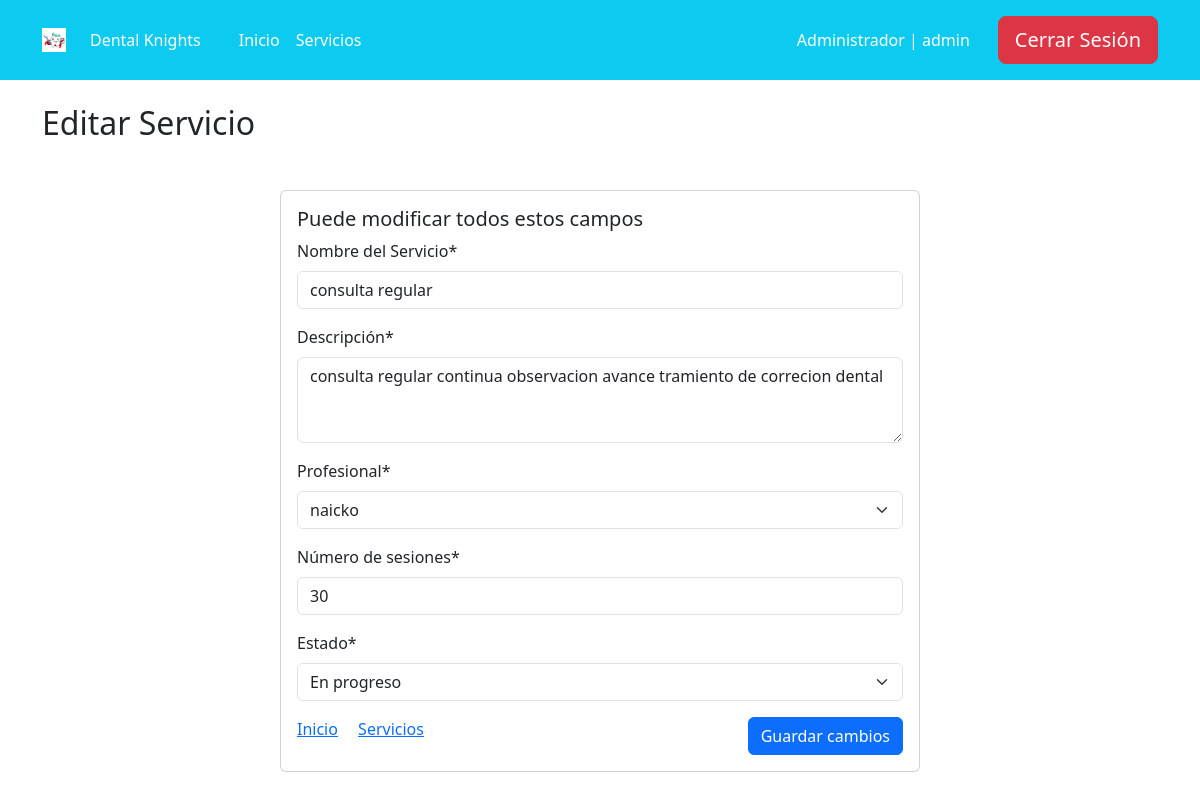
Screenshot of /servicios/11/edit/ (signed in) with the database file from the repository.
### core/models.py (models this page shows, shortened)
class Servicios(models.Model):
    STATUS_CHOICES = (
        ('S', 'Solicitud de Servicio'),  # Servicio solicitado por el cliente
        ('P', 'En progreso'),            # Servicio en proceso de realización
        ('F', 'Finalizado'),             # Servicio completado
    )
    name = models.CharField(max_length=100, verbose_name='Nombre del Servicio')  # Nombre del servicio
    description = models.TextField(blank=True, null=True, verbose_name='Descripción')  # Descripción opcional del servicio
    profesional = models.ForeignKey(User, on_delete=models.CASCADE, limit_choices_to={'groups__name': 'profesionales'}, verbose_name='Profesional')  # Profesional asignado, relacionado con un usuario del grupo "profesionales"
    n_procedimientos = models.PositiveIntegerField(default=0, verbose_name='Número de sesiones')  # Número de procedimientos o sesiones asociadas al servicio
    status = models.CharField(max_length=1, choices=STATUS_CHOICES, default='S', verbose_name='Estado')  # Estado del servicio, utilizando las opciones definidas en STATUS_CHOICES
    class Meta:
        verbose_name = 'servicio'
        verbose_name_plural = 'servicios'

### core/views.py (the view, shortened to what this page needs)
# urls.py: path('servicios/<int:pk>/edit/', login_required(ServicioEditView.as_view()), name='editar_servicios'),
@add_group_name_to_context
class ServicioEditView(UserPassesTestMixin, UpdateView):
    model = Servicios
    form_class = ServiciosForm
    template_name = 'edit_servicios.html'
    success_url = reverse_lazy('servicios')
    def test_func(self):
        return self.request.user.groups.filter(name__in=['administradores', 'ejecutivos']).exists()

### core/forms.py
class ServiciosForm(forms.ModelForm):
    profesional = forms.ModelChoiceField(queryset=User.objects.filter(groups__name='profesionales'), label='Profesional')
    status = forms.ChoiceField(choices=Servicios.STATUS_CHOICES, initial='S', label='Estado')
    description = forms.CharField(widget=forms.Textarea(attrs={'rows': 3}), label='Descripción')
    class Meta:
        model = Servicios
        fields = ['name', 'description', 'profesional', 'n_procedimientos', 'status']
    helper = FormHelper()
    helper.layout = Layout(
        Field('name'),
        Field('description'),
        Field('profesional'),
        Field('n_procedimientos'),
        Field('status'),
        Submit('submit', 'Submit') # Botón de envío para el formulario
    )

### core/views.py (called while the page is built)
def plural_to_singular(plural):
    plural_singular = {
        "clientes": "cliente",
        "profesionales": "profesional",
        "ejecutivos": "ejecutivo",
        "administradores": "administrador",
    }
    return plural_singular.get(plural, "error")

def get_group_and_color(user):
    group = user.groups.first()
    group_id = None
    group_name = None
    group_name_singular = None
    color = None
    if group:
        if group.name == 'clientes':
            color = 'bg-primary'
        elif group.name == 'profesionales':
            color = 'bg-success'
        elif group.name == 'ejecutivos':
            color = 'bg-danger'
        elif group.name == 'administradores':
            color = 'bg-info'
        group_id = group.id
        group_name = group.name
        group_name_singular = plural_to_singular(group.name)
    return group_id, group_name, group_name_singular, color

def add_group_name_to_context(view_class):
    original_dispatch = view_class.dispatch
    def dispatch(self, request, *args, **kwargs):
        user = self.request.user
        group_id, group_name, group_name_singular, color = get_group_and_color(user)
        context = {
            'group_name': group_name,
            'group_name_singular': group_name_singular,
            'color': color
        }
        self.extra_context = context
        return original_dispatch(self, request, *args, **kwargs)
    view_class.dispatch = dispatch
    return view_class

### templates/edit_servicios.html (shortened to what this page needs)
{% extends 'base.html' %}
{% block content %}
    {% load crispy_forms_tags %}
    <div class="container my-4">
        <h2>Editar Servicio</h2>
        <form action="" method="post">
            <div class="card mx-auto my-5" style="width: 40rem;">
                <div class="card-body">
                    <h5 class="card-title">Puede modificar todos estos campos</h5>
                    {{ form | crispy }}
                    <a class="card-link" href="{% url 'home' %}">Inicio</a>
                    <a class="card-link" href="{% url 'servicios' %}">Servicios</a>
                    <button class="btn btn-primary float-end" type="submit">Guardar cambios</button>
                </div>
            </div>
        </form>
    </div>
{% endblock %}

### templates/header.html (shortened to what this page needs)
{% if user.is_authenticated %}
    {% if group_name == 'clientes' %}
        <header class="p-3 text-bg-dark bg-primary">
    {% elif group_name == 'profesionales' %}
        <header class="p-3 text-bg-dark bg-success">
    {% elif group_name == 'ejecutivos' %}
        <header class="p-3 text-bg-dark bg-danger">
    {% elif group_name == 'administradores' %}
        <header class="p-3 text-bg-dark bg-info">
    {% else %}
        <header class="p-3 text-bg-dark bg-dark">
    {% endif %}
{% else %}
    <header class="p-3 text-bg-dark bg-black">
{% endif %}
    <div class="container">
        <div class="d-flex flex-wrap align-items-center justify-content-between">
            <a href="{% url 'home' %}" class="d-flex align-items-center mb-2 mb-lg-0 text-white text-decoration-none text-center" style="margin-right: 30px;">
                <img src="/media/dienteicon.jpg" alt="Logo" style="width: 24px; height: 24px; margin-right: 8px;">
                <span class="ms-3">Dental Knights</span>
            </a>
            {% if user.is_authenticated %}
                {% if group_name == 'clientes' %}
                    <ul class="nav col-12 col-lg-auto me-lg-auto mb-2 justify-content-center mb-md-0 bg-primary">
                {% elif group_name == 'profesionales' %}
                    <ul class="nav col-12 col-lg-auto me-lg-auto mb-2 justify-content-center mb-md-0 bg-success">
                {% elif group_name == 'ejecutivos' %}
                    <ul class="nav col-12 col-lg-auto me-lg-auto mb-2 justify-content-center mb-md-0 bg-danger">
                {% elif group_name == 'administradores' %}
                    <ul class="nav col-12 col-lg-auto me-lg-auto mb-2 justify-content-center mb-md-0 bg-info">
                {% else %}
                    <ul class="nav col-12 col-lg-auto me-lg-auto mb-2 justify-content-center mb-md-0 bg-dark">
                {% endif %}
            {% else %}
                <ul class="nav col-12 col-lg-auto me-lg-auto mb-2 justify-content-center mb-md-0 bg-black">
            {% endif %}
                <li><a href="{% url 'home' %}" class="nav-link px-2 text-white">Inicio</a></li>
                <li><a href="{% url 'servicios' %}" class="nav-link px-2 text-white">Servicios</a></li>
            </ul>
            <div class="d-flex align-items-center" style="gap: 20px;">
                {% if user.is_authenticated %}
                    <li style="list-style-type: none;">
                        <a class="nav-link px-2 text-white" href="{% url 'profile' %}">{{ group_name_singular|capfirst }}
                            | {{ user.username }}</a>
                    </li>
                    <form action="{% url 'logout' %}" method="post" style="display: inline;">
                        <button type="submit" class="btn btn-lg btn-danger">Cerrar Sesión</button>
                    </form>
                {% endif %}
            </div>
        </div>
    </div>
</header>

### rows the page displays
Servicios: name "consulta regular", description "consulta regular continua observacion avance tramiento de correcion dental", profesional "naicko", n_procedimientos "30", status "En progreso"

### other values shown
{{ group_name_singular|capfirst }} "Administrador"
{{ user.username }} "admin"
